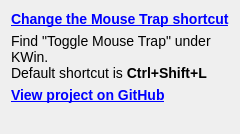
<?xml version="1.0" encoding="UTF-8"?>
<ui version="4.0">
 <class>MouseTrapConfig</class>
 <widget class="QWidget" name="MouseTrapConfig">
  <property name="windowTitle">
   <string>Keyboard shortcut</string>
  </property>
  <property name="windowIcon">
   <iconset theme="edit-select"/>
  </property>
  <layout class="QVBoxLayout" name="verticalLayout">
   <item>
    <widget class="QLabel" name="shortcutLink">
     <property name="text">
      <string>&lt;big&gt;&lt;a href=&quot;systemsettings://kcm_keys/kwin&quot;&gt;&lt;b&gt;Change the Mouse Trap shortcut&lt;/b&gt;&lt;/a&gt;&lt;/big&gt;</string>
     </property>
     <property name="openExternalLinks">
      <bool>true</bool>
     </property>
    </widget>
   </item>
   <item>
    <layout class="QVBoxLayout" name="instructionsLayout">
     <property name="spacing">
      <number>0</number>
     </property>
     <item>
      <widget class="QLabel" name="instructions">
       <property name="text">
        <string>&lt;big&gt;Find "Toggle Mouse Trap" under KWin.&lt;/big&gt;</string>
       </property>
       <property name="wordWrap">
        <bool>true</bool>
       </property>
      </widget>
     </item>
     <item>
      <widget class="QLabel" name="defaultShortcut">
       <property name="text">
        <string>&lt;big&gt;Default shortcut is &lt;b&gt;Ctrl+Shift+L&lt;/b&gt;&lt;/big&gt;</string>
       </property>
       <property name="wordWrap">
        <bool>true</bool>
       </property>
      </widget>
     </item>
    </layout>
   </item>
   <item>
    <widget class="QLabel" name="githubLink">
     <property name="text">
      <string>&lt;big&gt;&lt;a href=&quot;https://github.com/Vaithre/MouseTrap&quot;&gt;&lt;b&gt;View project on GitHub&lt;/b&gt;&lt;/a&gt;&lt;/big&gt;</string>
     </property>
     <property name="wordWrap">
      <bool>true</bool>
     </property>
     <property name="openExternalLinks">
      <bool>true</bool>
     </property>
    </widget>
   </item>
   <item>
    <spacer name="verticalSpacer">
     <property name="orientation">
      <enum>Qt::Vertical</enum>
     </property>
     <property name="sizeHint" stdset="0">
      <size>
       <width>20</width>
       <height>20</height>
      </size>
     </property>
    </spacer>
   </item>
  </layout>
 </widget>
 <resources/>
 <connections/>
</ui>
